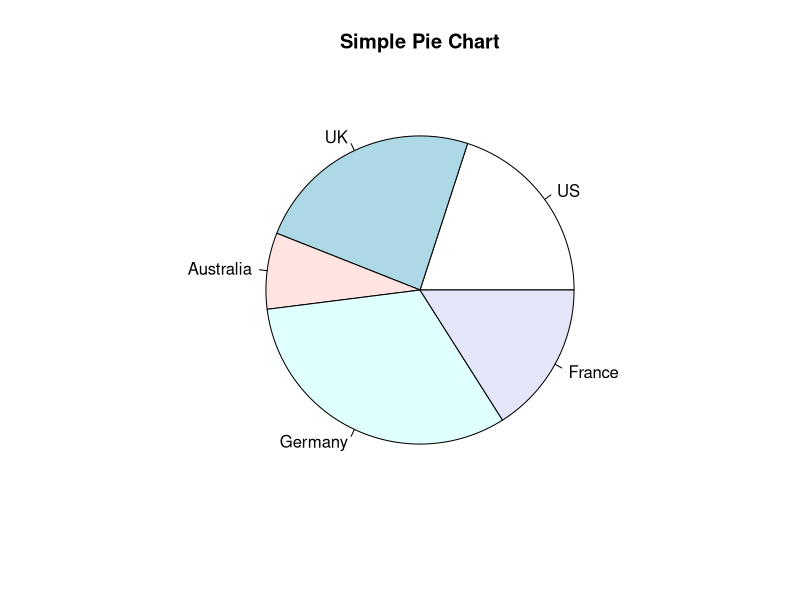
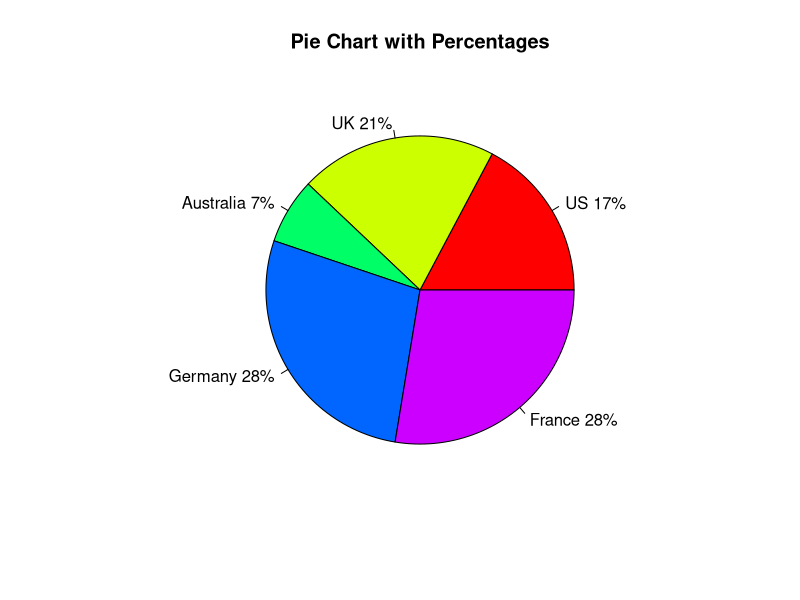
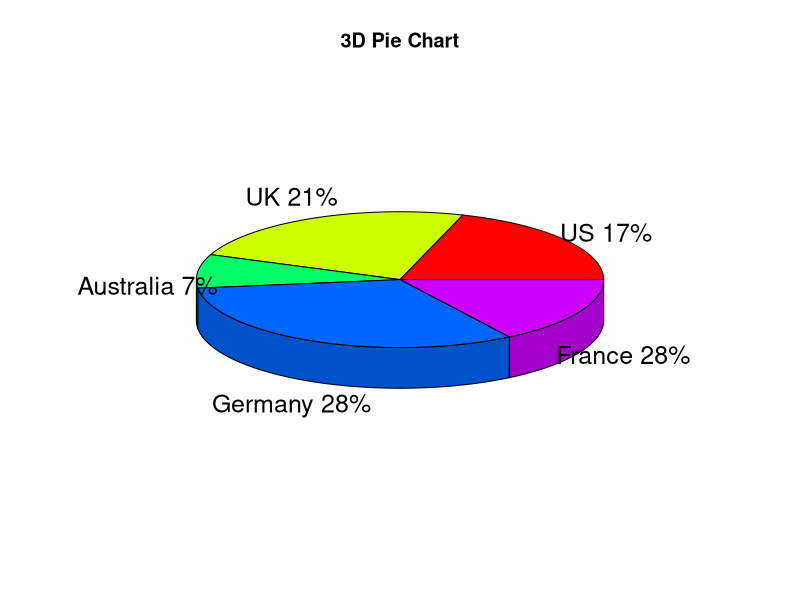

Write the R code that produced these figures, in order.
#Consider a pie chart that contains values 10, 12, 4, 16,8 as slices
# and US, UK, Australia, Germany, and France as labels.
slices <- c(10, 12,4, 16, 8)
lbls <- c("US", "UK","Australia", "Germany","France")
pie( slices, labels = lbls,main="Simple Pie Chart")

#EDITING PIE CHARTS IN R
slices <- c(10, 12,4, 16, 16)
pct <-round(slices/sum(slices)*100)
lbls <- paste(c("US", "UK","Australia","Germany", "France"), " ", pct,"%", sep="")
pie(slices, labels=lbls,col=rainbow(5),main="Pie Chart with Percentages")




# 3-dimensional pie chart
#install.packages("plotrix")
library(plotrix)
slices <- c(10, 12,4, 16, 8)
lbls <- paste(c("US", "UK","Australia","Germany", "France"), " ", pct,"%", sep="")
pie3D(slices,labels=lbls,explode=0.0,main="3D Pie Chart")
